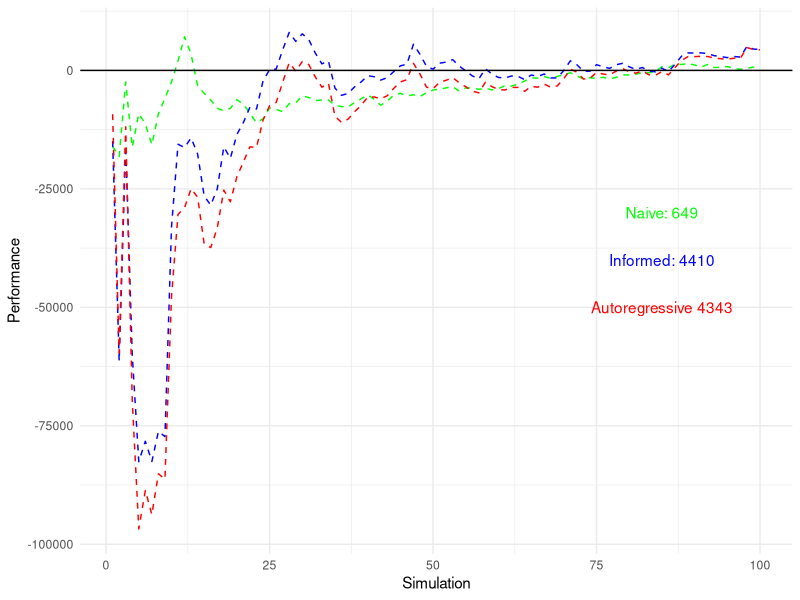

This chart was generated by the following R code:
## ---- chunk 1
library(ggplot2)

#Model Parameters
o = 5*(10^-5)
y = 5*(10^0)
p = 5*(10^-1)
var_e = (0.125)^2
var_n = 0.001

#Simulation Parameters
TIMES = 20
PRICE = 50
SHARES = 100000

#Convergence Parameters
SIMULATIONS = 100
Simulations = seq(1, SIMULATIONS, 1)
Improvement_APP = NULL
Improvement_APP_I = NULL
Improvement_APP_I_AR = NULL

#Cummulative Costs
Cum_Cost1 = 0
Cum_Cost2 = 0
Cum_Cost3 = 0

for (s in 1:SIMULATIONS){ #from 1 to 100 simulations
  set.seed(s)
  
  #Additive Permanent Price Impact
  
  t = TIMES #Time periods
  Periods = TIMES #Time periods

  P1 = NULL; P1[1] = PRICE #Price vector
  B1 = NULL; B1[1] = 0 #Order vector
  S1 = NULL; S1[1] = SHARES #Share remaining vector
  V1 = NULL; V1[1] = 0 #Expected total cost vector
  A1 = NULL; A1[1] = 0 #Actual total cost vector
  
  e = rnorm(n=t, mean=0, sd=sqrt(var_e)) #Epsilon (price noise) calibrated to be $0.125 or one 'tick' (per period)
  n = rnorm(n=t, mean=0, sd=sqrt(var_n)) #Eta (information noise)
    
  for (i in 2:(t+1)){ #Calculating optimal order size
    B1[i] = S1[i-1]/(t-i+2) #Order size
    S1[i] = S1[i-1] - B1[i] #Shares remaining
  
    P1[i] = P1[i-1] + o*B1[i] + e[i-1] #Price equation
  
    V1[i] = S1[i-1]*P1[i-1] + ((o*(S1[i-1]^2))/(2))*((t-i+3)/(t-i+2)) #Expected cost
    A1[i] = A1[i-1] + P1[i]*B1[i] #Actual cost
  }
  
  Cost1 = A1[t+1]
  Improvement1 = (V1[2]-A1[t+1])/S1[1]
  Theoretical1 = V1[2]

  #Additive Permanent Price Impact with Information
    
  P2 = NULL; P2[1] = PRICE #Price Vector
  B2 = NULL; B2[1] = 0 #Order vector
  S2 = NULL; S2[1] = SHARES #Share remaining vector
  X2 = NULL; X2[1] = 0 #Information vector
  V2 = NULL; V2[1] = 0 #Expected total cost vector
  A2 = NULL; A2[1] = 0 #Actual total cost vector
    
  #Bellman parameters
  a2 = NULL; a2[1] = o
  b2 = NULL; b2[1] = y
  c2 = NULL; c2[1] = 0
  d2 = NULL; d2[1] = 0
  d12 = NULL; d12[1] = 1
  d22 = NULL; d22[1] = 0
    
  for (i in 2:t){ #Calculating parameters
    a2[i] = (o*(i+1))/(2*i)
    b2[i] = y + (o*p*b2[i-1])/(2*a2[i-1])
    c2[i] = (p^2)*c2[i-1] - ((p^2)*(b2[i-1]^2))/(4*a2[i-1])
    d2[i] = d2[i-1] + c2[i-1]*var_n
    d12[i] = (1/i)
    d22[i] = (p*b2[i-1])/(2*a2[i-1])
  }

  for (i in 2:(t+1)){ #Calculating optimal costs
    B2[i] = d12[t-i+2]*S2[i-1] + d22[t-i+2]*X2[i-1] #Order size
    S2[i] = S2[i-1] - B2[i] #Shares size
  
    X2[i] = p*X2[i-1] + n[i-1] #Information equation
    P2[i] = P2[i-1] + o*B2[i] + y*X2[i] + e[i-1] #Price equation

    V2[i] = S2[i-1]*P2[i-1] + a2[t-i+2]*(S2[i-1]^2) + b2[t-i+2]*X2[i-1]*S2[i-1] + c2[t-i+2]*(X2[i-1]^2) + d2[t-i+2] #Expected cost
    A2[i] = A2[i-1] + P2[i]*B2[i] #Actual cost
  }

  Cost2 = A2[t+1]
  Improvement2 = (V2[2]-A2[t+1])/S2[1]
  Theoretical2 = V2[2]
  
  #Additive Permanent Price Impact with Information, Auto-regressive Rho & Eta
  
  Price = NULL; Price[1] = PRICE
  Shares = NULL; Shares[1] = SHARES
  Bought = NULL; Bought[1] = 0
  Information = NULL; Information[1] = 0
  Accumulated = NULL; Accumulated[1] = 0
  Expected = NULL; Expected[1] = 0

  cov = NULL; cov[1] = 0
  var = NULL; var[1] = 0

  p_hat = NULL; p_hat[1] = 0 #Auto-regressive estimated Rho
  var_n_hat = NULL; var_n_hat[1] = 0 #Auto-regressive estimated variance of Eta
  
  for (j in 2:(Periods+1)){
    t = Periods - j + 2 #Time periods
      
    P3 = NULL; P3[1] = Price[j-1] #Price Vector
    B3 = NULL; B3[1] = 0 #Order vector
    S3 = NULL; S3[1] = Shares[j-1] #Share remaining vector
    X3 = NULL; X3[1] = Information[j-1] #Information vector
    V3 = NULL; V3[1] = 0 #Expected total cost vector
    A3 = NULL; A3[1] = 0 #Actual total cost vector
      
    #Bellman parameters
    a3 = NULL; a3[1] = o
    b3 = NULL; b3[1] = y
    c3 = NULL; c3[1] = 0
    d3 = NULL; d3[1] = 0
    d13 = NULL; d13[1] = 1
    d23 = NULL; d23[1] = 0

    for (i in 2:(t+1)){ #Calculating parameters
      a3[i] = o*(i+1)/(2*i)
      b3[i] = y + (o*p_hat[j-1]*b3[i-1])/(2*a3[i-1])
      c3[i] = (p_hat[j-1]^2)*c3[i-1] - ((p_hat[j-1]^2)*(b3[i-1]^2))/(4*a3[i-1])
      d3[i] = d3[i-1] + c3[i-1]*(var_n_hat[j-1])
      d13[i] = 1/i
      d23[i] = (p_hat[j-1]*b3[i-1])/(2*a3[i-1])
    }

    for (i in 2:(t+1)) { #Calculating optimal costs
      B3[i] = d13[t-i+2]*S3[i-1] + d23[t-i+2]*X3[i-1] #Order size
      S3[i] = S3[i-1] - B3[i] #Shares size
  
      X3[i] = p*X3[i-1] + n[j-1] #Information equation
      P3[i] = P3[i-1] + o*B3[i] + y*X3[i] + e[j-1] #Price equation

      V3[i] = S3[i-1]*P3[i-1] + a3[t-i+2]*(S3[i-1]^2) + b3[t-i+2]*X3[i-1]*S3[i-1] + c3[t-i+2]*(X3[i-1]^2) + d3[t-i+2] #Expected cost
      A3[i] = A3[i-1] + P3[i]*B3[i] #Actual cost
    } 

    Bought[j] = B3[2]
    Shares[j] = S3[2]

    Information[j] = X3[2]
    Price[j] = P3[2]
  
    Expected[j] = V3[2]
    Accumulated[j] = Accumulated[j-1] + P3[2]*B3[2]
      
    cov[j] = j*sum(Information[1:(j-1)]*Information[2:j]) - sum(Information[1:j])^2
    var[j] = j*sum(Information[1:j]^2)-sum(Information[1:j])^2

    p_hat[j] = cov[j]/var[j]
    var_n_hat[j] = (var[j]*(1-(p_hat[j]^2)))/(j^2)
  } 
  
  Cost3 = Accumulated[Periods+1]
  Improvement3 = (Expected[2]-Accumulated[Periods+1])/Shares[1]
  Theoretical3 = Expected[2]

  Cum_Cost1 = Cum_Cost1 + Cost1
  Cum_Cost2 = Cum_Cost2 + Cost2
  Cum_Cost3 = Cum_Cost3 + Cost3
  
  Improvement_APP[s] = Theoretical1-(Cum_Cost1/s)
  Improvement_APP_I[s] = Theoretical1-(Cum_Cost2/s)
  Improvement_APP_I_AR[s] = Theoretical1-(Cum_Cost3/s)
}
  
con = ggplot() +
  geom_line(aes(x=Simulations, y=Improvement_APP), color='green', linetype='dashed') +
  geom_line(aes(x=Simulations, y=Improvement_APP_I), color='blue', linetype='dashed') +
  geom_line(aes(x=Simulations, y=Improvement_APP_I_AR), color='red', linetype='dashed') +
  geom_hline(yintercept=0, color='black', linetype='solid') +
  geom_text(aes(x=0.85*SIMULATIONS, y=-30000, label=paste('Naive:', round(Improvement_APP[SIMULATIONS]))), color='green') +
  geom_text(aes(x=0.85*SIMULATIONS, y=-40000, label=paste('Informed:', round(Improvement_APP_I[SIMULATIONS]))), color='blue') +
  geom_text(aes(x=0.85*SIMULATIONS, y=-50000, label=paste('Autoregressive', round(Improvement_APP_I_AR[SIMULATIONS]))), color='red') +
  labs(x='Simulation', y='Performance') + theme_minimal(); con
